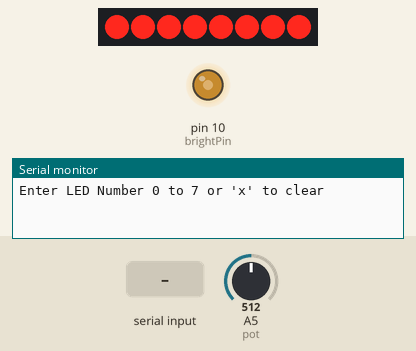
This sketch was run on a simulated Arduino Leonardo, built with avr-gcc and run on an emulated ATmega32U4. On the bench: 8 shift-register outputs drawn as a row of LEDs (first output left, lit = HIGH), output pins drawn as LEDs (lit = HIGH), the last lines printed to the serial monitor. Wiring (inferred from the names in the program): shift register (74HC595): data pin 8; shift clock pin 9; latch pin 13. Wiring (inferred from the signals the program sends): row of LEDs: on Q0, Q1, Q2, Q3, Q4, Q5, Q6, Q7. The inputs (shaded band) are chosen by the test bench; at power-on: A5 (pot) = 512. Pins used as bus, display or sensor lines are not drawn.

Above: at 1.2 s.
1.3 s: "90,45\n" received over Serial
At 2.3 s:
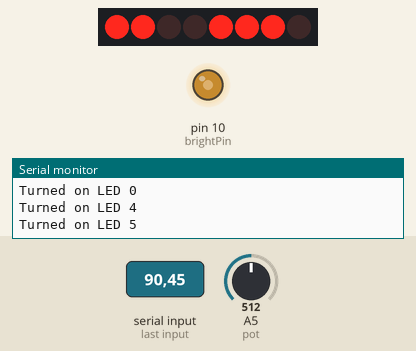
2.8 s: "x,45\n" received over Serial
At 3.4 s:
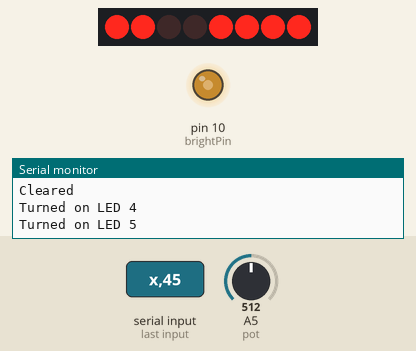
4.3 s: "30,150\n" received over Serial
At 5.5 s:
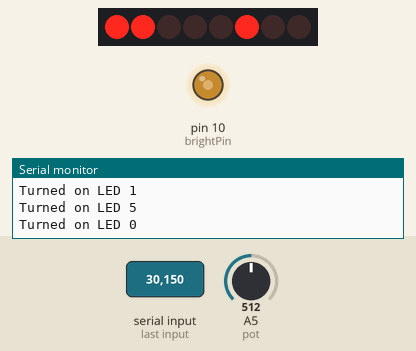
5.8 s: "200\n" received over Serial
At 6.9 s:
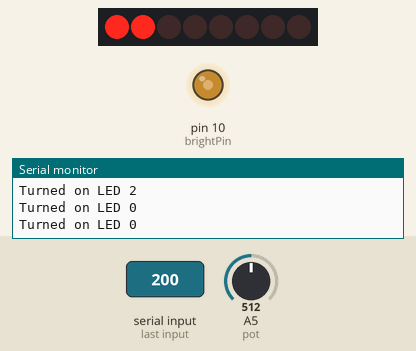
7.3 s: A5 (pot) set to 306
At 8.0 s:
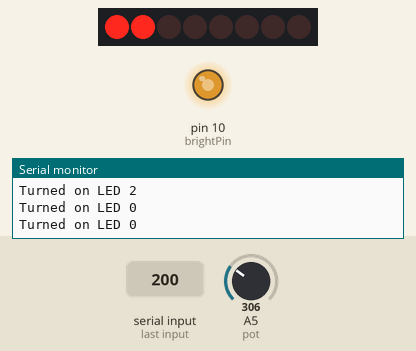
8.8 s: A5 (pot) set to 122
At 9.1 s:
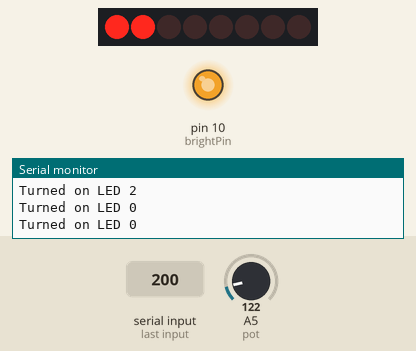
Timing chart, 0 to 11.3 s (numbered marks = the images above; inputs shaded):
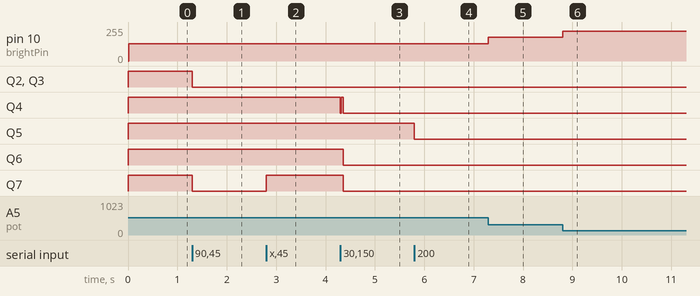

The sketch:

_5_LED_Shift_SerialMonitor.ino
```cpp
/*
Adafruit Arduino - Lesson 5. Serial Monitor
*/

int brightPin = 10;
int latchPin = 13;
int clockPin = 9;
int dataPin = 8;

int bright = 0;
int pot_val = 0;

const int pot = A5;

byte leds = 0;

void setup()
{
  pinMode(latchPin, OUTPUT);
  pinMode(dataPin, OUTPUT);
  pinMode(clockPin, OUTPUT);
  pinMode(brightPin, OUTPUT);

  updateShiftRegister();
  Serial.begin(9600);
  while (! Serial); // Wait untilSerial is ready - Leonardo
  Serial.println("Enter LED Number 0 to 7 or 'x' to clear");
}

void loop()
{
  pot_val = analogRead(pot);
  bright = map(pot_val, 0, 1023, 0, 255);

  analogWrite(brightPin, 255 - bright);

  if (Serial.available())
  {
    char ch = Serial.read();
    if (ch >= '0' && ch <= '7')
    {
      int led = ch - '0';
      bitSet(leds, led);
      updateShiftRegister();
      Serial.print("Turned on LED ");
      Serial.println(led);
    }
    if (ch == 'x')
    {
      leds = 0;
      updateShiftRegister();
      Serial.println("Cleared");
    }
  }
}

void updateShiftRegister()
{
   digitalWrite(latchPin, LOW);
   shiftOut(dataPin, clockPin, LSBFIRST, leds);
   digitalWrite(latchPin, HIGH);
}
```

Measured:
- after the input at 1.3 s, Q2, Q3, Q7: HIGH → LOW at once
- after the input at 2.8 s, Q7: LOW → HIGH at once
- after the input at 4.3 s, Q4: HIGH → LOW at once, → HIGH 0.02 s later, → LOW 0.04 s later; Q6, Q7: HIGH → LOW after 0.06 s
- after the input at 5.8 s, Q5: HIGH → LOW at once
- after the input at 7.3 s, pin 10 (brightPin): 128/255 → 179/255 at once
- after the input at 8.8 s, pin 10 (brightPin): 179/255 → 225/255 at once
